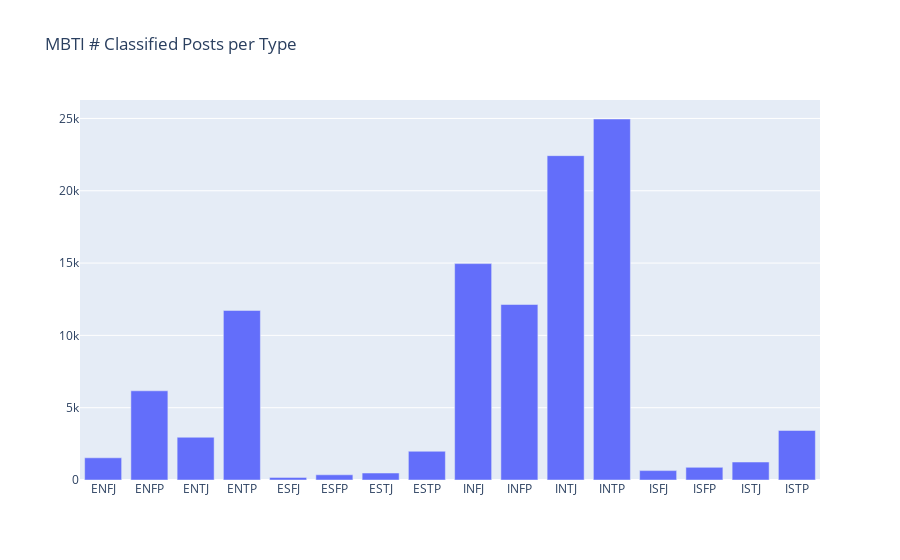

Notebook code cell kept with this figure:
### Code cell
df_bar_chart=df.groupby('type').count()


trace1 = go.Bar(x=df_bar_chart.index, y=df_bar_chart['posts'])

data = [trace1]
layout = go.Layout(title='MBTI # Classified Posts per Type')

fig = go.Figure(data=data, layout=layout)

fig.show()

### Figure 1 — Plotly figure (JSON) as saved in the notebook; plotly's stock layout.template omitted (floating-point values rounded to 4 significant figures)
{"data": [{"type": "bar", "x": ["ENFJ", "ENFP", "ENTJ", "ENTP", "ESFJ", "ESFP", "ESTJ", "ESTP", "INFJ", "INFP", "INTJ", "INTP", "ISFJ", "ISFP", "ISTJ", "ISTP"], "y": [1534, 6167, 2955, 11725, 181, 360, 482, 1986, 14963, 12134, 22427, 24961, 650, 875, 1243, 3424]}], "layout": {"title": {"text": "MBTI # Classified Posts per Type"}}}
